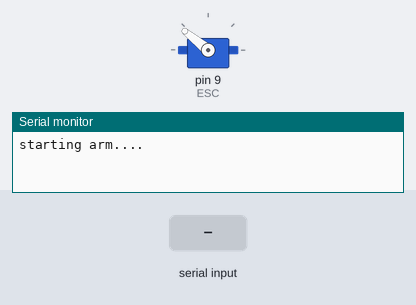
This sketch was run on a simulated Arduino Uno, built with avr-gcc and run on an emulated ATmega328P. On the bench: servo, the last lines printed to the serial monitor. The inputs (shaded band) are chosen by the test bench.

Above: at 1.1 s.
At 2.1 s:
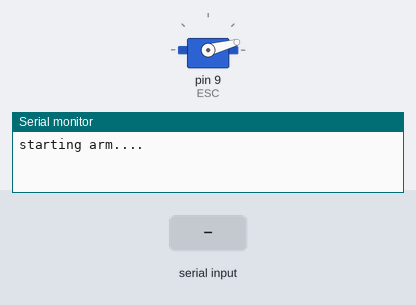
At 4.2 s:
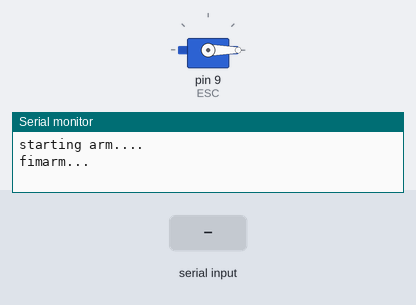
4.3 s: "90,45\n" received over Serial
6.8 s: "30,150\n" received over Serial
8.3 s: "5\n" received over Serial
Timing chart, 0 to 11.3 s (numbered marks = the images above; inputs shaded):
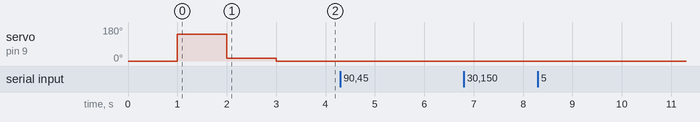

The sketch:

bldc_trail.ino
```cpp
#include <Servo.h>

int value = 0; // set values you need to zero

Servo firstESC;

const int ESC=9; //

void setup() {

firstESC.attach(9); // attached to pin 9 I just do this with 1 Servo

pinMode(ESC,OUTPUT);

Serial.begin(9600); // start serial at 9600 baud

Serial.println("starting arm....");

firstESC.writeMicroseconds(0);

delay(1000);

firstESC.writeMicroseconds(2000);

delay(1000);

firstESC.writeMicroseconds(700);

delay(1000);

Serial.println("fimarm...");

}

void loop() {

firstESC.writeMicroseconds(value);

if(Serial.available()){

value = Serial.parseInt(); // Parse an Integer from Serial

Serial.print("typed>"+value);

}

}
```
